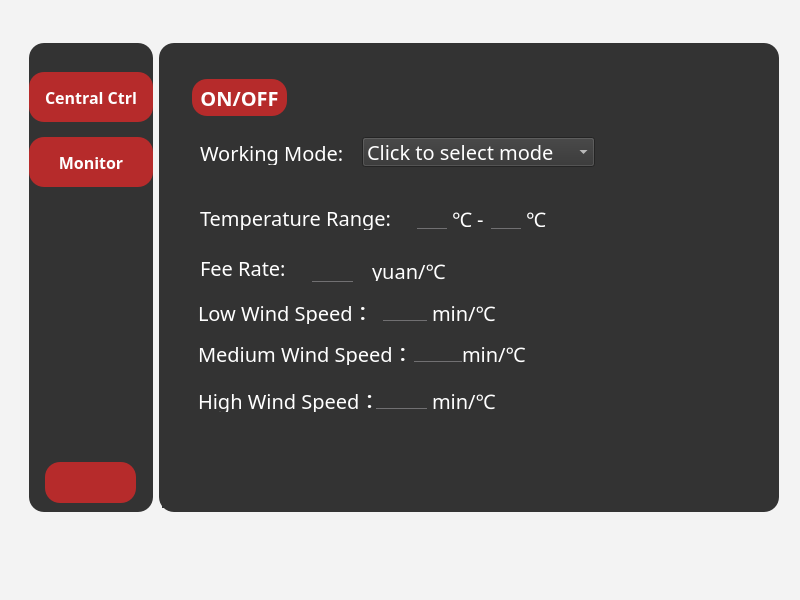
<?xml version="1.0" encoding="UTF-8"?>
<ui version="4.0">
 <class>Form</class>
 <widget class="QWidget" name="Form">
  <property name="geometry">
   <rect>
    <x>0</x>
    <y>0</y>
    <width>800</width>
    <height>600</height>
   </rect>
  </property>
  <property name="minimumSize">
   <size>
    <width>600</width>
    <height>400</height>
   </size>
  </property>
  <property name="maximumSize">
   <size>
    <width>1400</width>
    <height>1000</height>
   </size>
  </property>
  <property name="windowTitle">
   <string>波普特酒店温控系统</string>
  </property>
  <property name="windowIcon">
   <iconset resource="../img.qrc">
    <normaloff>:/icon/images/xiaohui.png</normaloff>:/icon/images/xiaohui.png</iconset>
  </property>
  <property name="styleSheet">
   <string notr="true">*{
	font-family:century gothic
}

#Form{
	background:url(:/picture/images/background.jpg);
}

QFrame
{
	background:#333;
	border-radius:15px;
}

QToolButton
{

background:red;
border-radius:60px;
}

QLabel
{
	color:white;
}

QPushButton
{
background:#B62B2B;
color:white;
border-radius:15px;
}

QPushButton:hover
{

color:red;
border-radius:15px;
background:#49ebff;
}

QLineEdit
{

background:transparent;
border:none;
color:white;
border-bottom:1px solid #717072;
}		

QStackedWidget
{

background-color:#333;
}		

QTableWidget::item
{
color:white;
background:#333;
}</string>
  </property>
  <widget class="QWidget" name="layoutWidget">
   <property name="geometry">
    <rect>
     <x>29</x>
     <y>43</y>
     <width>750</width>
     <height>469</height>
    </rect>
   </property>
   <property name="font">
    <font>
     <family>century gothic</family>
    </font>
   </property>
   <layout class="QHBoxLayout" name="horizontalLayout">
    <item>
     <widget class="QFrame" name="frame_left">
      <property name="sizePolicy">
       <sizepolicy hsizetype="Expanding" vsizetype="Expanding">
        <horstretch>1</horstretch>
        <verstretch>0</verstretch>
       </sizepolicy>
      </property>
      <property name="font">
       <font>
        <family>century gothic</family>
       </font>
      </property>
      <property name="frameShape">
       <enum>QFrame::StyledPanel</enum>
      </property>
      <property name="frameShadow">
       <enum>QFrame::Raised</enum>
      </property>
      <widget class="QPushButton" name="pushButton_central">
       <property name="geometry">
        <rect>
         <x>0</x>
         <y>29</y>
         <width>124</width>
         <height>50</height>
        </rect>
       </property>
       <property name="font">
        <font>
         <family>century gothic</family>
         <pointsize>12</pointsize>
         <bold>true</bold>
        </font>
       </property>
       <property name="text">
        <string>Central Ctrl</string>
       </property>
      </widget>
      <widget class="QPushButton" name="pushButton_branch">
       <property name="geometry">
        <rect>
         <x>0</x>
         <y>94</y>
         <width>124</width>
         <height>50</height>
        </rect>
       </property>
       <property name="font">
        <font>
         <family>century gothic</family>
         <pointsize>12</pointsize>
         <bold>true</bold>
        </font>
       </property>
       <property name="text">
        <string>Monitor</string>
       </property>
      </widget>
      <widget class="QPushButton" name="pushButton_return">
       <property name="geometry">
        <rect>
         <x>16</x>
         <y>419</y>
         <width>91</width>
         <height>41</height>
        </rect>
       </property>
       <property name="font">
        <font>
         <family>century gothic</family>
         <pointsize>16</pointsize>
        </font>
       </property>
       <property name="text">
        <string/>
       </property>
       <property name="icon">
        <iconset>
         <normaloff>../home.png</normaloff>../home.png</iconset>
       </property>
       <property name="iconSize">
        <size>
         <width>30</width>
         <height>30</height>
        </size>
       </property>
      </widget>
     </widget>
    </item>
    <item>
     <widget class="QFrame" name="frame_right">
      <property name="sizePolicy">
       <sizepolicy hsizetype="Expanding" vsizetype="Expanding">
        <horstretch>5</horstretch>
        <verstretch>0</verstretch>
       </sizepolicy>
      </property>
      <property name="font">
       <font>
        <family>century gothic</family>
       </font>
      </property>
      <property name="frameShape">
       <enum>QFrame::StyledPanel</enum>
      </property>
      <property name="frameShadow">
       <enum>QFrame::Raised</enum>
      </property>
      <widget class="QStackedWidget" name="stackedWidget">
       <property name="geometry">
        <rect>
         <x>3</x>
         <y>18</y>
         <width>603</width>
         <height>447</height>
        </rect>
       </property>
       <property name="font">
        <font>
         <family>century gothic</family>
         <bold>true</bold>
        </font>
       </property>
       <property name="styleSheet">
        <string notr="true">background:#333;
</string>
       </property>
       <property name="currentIndex">
        <number>1</number>
       </property>
       <widget class="QWidget" name="page_branch">
        <widget class="QTableWidget" name="tableWidget">
         <property name="geometry">
          <rect>
           <x>10</x>
           <y>0</y>
           <width>581</width>
           <height>431</height>
          </rect>
         </property>
         <property name="styleSheet">
          <string notr="true">QTableWidget::item
{
color:white;
background:#333;
}

QHeaderView::section {
    background:#333; /* 设置表头的背景颜色 */
    color: white;           /* 设置表头文本颜色 */
 

}

QTableCornerButton::section {
    background-color: #333; /* 设置左上角表头的背景颜色 */
    color: white;           /* 设置左上角表头的文本颜色 */
}</string>
         </property>
         <property name="editTriggers">
          <set>QAbstractItemView::AnyKeyPressed|QAbstractItemView::EditKeyPressed</set>
         </property>
        </widget>
       </widget>
       <widget class="QWidget" name="page_central">
        <widget class="QPushButton" name="pushButton_onoff">
         <property name="geometry">
          <rect>
           <x>30</x>
           <y>18</y>
           <width>95</width>
           <height>37</height>
          </rect>
         </property>
         <property name="font">
          <font>
           <family>century gothic</family>
           <pointsize>15</pointsize>
           <bold>true</bold>
          </font>
         </property>
         <property name="styleSheet">
          <string notr="true">background:#B62B2B</string>
         </property>
         <property name="text">
          <string>ON/OFF</string>
         </property>
        </widget>
        <widget class="QComboBox" name="comboBox_mode">
         <property name="geometry">
          <rect>
           <x>200</x>
           <y>76</y>
           <width>233</width>
           <height>30</height>
          </rect>
         </property>
         <property name="font">
          <font>
           <family>century gothic</family>
           <pointsize>15</pointsize>
          </font>
         </property>
         <property name="styleSheet">
          <string notr="true">color:white;</string>
         </property>
         <item>
          <property name="text">
           <string>Click to select mode</string>
          </property>
         </item>
         <item>
          <property name="text">
           <string>Cold</string>
          </property>
         </item>
         <item>
          <property name="text">
           <string>Warm</string>
          </property>
         </item>
        </widget>
        <widget class="QLabel" name="label_mode">
         <property name="geometry">
          <rect>
           <x>38</x>
           <y>80</y>
           <width>157</width>
           <height>24</height>
          </rect>
         </property>
         <property name="font">
          <font>
           <family>century gothic</family>
           <pointsize>15</pointsize>
          </font>
         </property>
         <property name="text">
          <string>Working Mode:</string>
         </property>
        </widget>
        <widget class="QLabel" name="label_range">
         <property name="geometry">
          <rect>
           <x>38</x>
           <y>145</y>
           <width>215</width>
           <height>24</height>
          </rect>
         </property>
         <property name="font">
          <font>
           <family>century gothic</family>
           <pointsize>15</pointsize>
          </font>
         </property>
         <property name="text">
          <string>Temperature Range:</string>
         </property>
        </widget>
        <widget class="QLineEdit" name="lineEdit_min">
         <property name="geometry">
          <rect>
           <x>255</x>
           <y>148</y>
           <width>30</width>
           <height>20</height>
          </rect>
         </property>
         <property name="font">
          <font>
           <family>century gothic</family>
           <pointsize>15</pointsize>
          </font>
         </property>
         <property name="styleSheet">
          <string notr="true"/>
         </property>
         <property name="text">
          <string/>
         </property>
        </widget>
        <widget class="QLabel" name="label_temp">
         <property name="geometry">
          <rect>
           <x>290</x>
           <y>150</y>
           <width>40</width>
           <height>16</height>
          </rect>
         </property>
         <property name="font">
          <font>
           <family>century gothic</family>
           <pointsize>15</pointsize>
          </font>
         </property>
         <property name="text">
          <string>℃ -</string>
         </property>
        </widget>
        <widget class="QLabel" name="label_temp2">
         <property name="geometry">
          <rect>
           <x>364</x>
           <y>150</y>
           <width>21</width>
           <height>16</height>
          </rect>
         </property>
         <property name="font">
          <font>
           <family>century gothic</family>
           <pointsize>15</pointsize>
          </font>
         </property>
         <property name="text">
          <string>℃</string>
         </property>
        </widget>
        <widget class="QLineEdit" name="lineEdit_max">
         <property name="geometry">
          <rect>
           <x>329</x>
           <y>148</y>
           <width>30</width>
           <height>20</height>
          </rect>
         </property>
         <property name="font">
          <font>
           <family>century gothic</family>
           <pointsize>15</pointsize>
          </font>
         </property>
         <property name="text">
          <string/>
         </property>
        </widget>
        <widget class="QLabel" name="label_price_2">
         <property name="geometry">
          <rect>
           <x>270</x>
           <y>242</y>
           <width>90</width>
           <height>20</height>
          </rect>
         </property>
         <property name="font">
          <font>
           <family>century gothic</family>
           <pointsize>15</pointsize>
          </font>
         </property>
         <property name="text">
          <string>min/℃</string>
         </property>
        </widget>
        <widget class="QLabel" name="label_setprice">
         <property name="geometry">
          <rect>
           <x>38</x>
           <y>195</y>
           <width>106</width>
           <height>24</height>
          </rect>
         </property>
         <property name="font">
          <font>
           <family>century gothic</family>
           <pointsize>15</pointsize>
          </font>
         </property>
         <property name="text">
          <string>Fee Rate:</string>
         </property>
        </widget>
        <widget class="QLineEdit" name="lineEdit_low">
         <property name="geometry">
          <rect>
           <x>214</x>
           <y>240</y>
           <width>51</width>
           <height>20</height>
          </rect>
         </property>
         <property name="font">
          <font>
           <family>century gothic</family>
           <pointsize>15</pointsize>
          </font>
         </property>
         <property name="text">
          <string/>
         </property>
        </widget>
        <widget class="QLabel" name="label_low">
         <property name="geometry">
          <rect>
           <x>36</x>
           <y>239</y>
           <width>185</width>
           <height>24</height>
          </rect>
         </property>
         <property name="font">
          <font>
           <family>century gothic</family>
           <pointsize>15</pointsize>
          </font>
         </property>
         <property name="text">
          <string>Low Wind Speed：</string>
         </property>
        </widget>
        <widget class="QLineEdit" name="lineEdit_middle">
         <property name="geometry">
          <rect>
           <x>249</x>
           <y>281</y>
           <width>51</width>
           <height>20</height>
          </rect>
         </property>
         <property name="font">
          <font>
           <family>century gothic</family>
           <pointsize>15</pointsize>
          </font>
         </property>
         <property name="text">
          <string/>
         </property>
        </widget>
        <widget class="QLabel" name="label_price2">
         <property name="geometry">
          <rect>
           <x>300</x>
           <y>283</y>
           <width>94</width>
           <height>20</height>
          </rect>
         </property>
         <property name="font">
          <font>
           <family>century gothic</family>
           <pointsize>15</pointsize>
          </font>
         </property>
         <property name="text">
          <string>min/℃</string>
         </property>
        </widget>
        <widget class="QLabel" name="label_middle">
         <property name="geometry">
          <rect>
           <x>36</x>
           <y>280</y>
           <width>216</width>
           <height>24</height>
          </rect>
         </property>
         <property name="font">
          <font>
           <family>century gothic</family>
           <pointsize>15</pointsize>
          </font>
         </property>
         <property name="text">
          <string>Medium Wind Speed：</string>
         </property>
        </widget>
        <widget class="QLabel" name="label_high">
         <property name="geometry">
          <rect>
           <x>36</x>
           <y>327</y>
           <width>186</width>
           <height>24</height>
          </rect>
         </property>
         <property name="font">
          <font>
           <family>century gothic</family>
           <pointsize>15</pointsize>
          </font>
         </property>
         <property name="text">
          <string>High Wind Speed：</string>
         </property>
        </widget>
        <widget class="QLineEdit" name="lineEdit_high">
         <property name="geometry">
          <rect>
           <x>214</x>
           <y>328</y>
           <width>51</width>
           <height>20</height>
          </rect>
         </property>
         <property name="font">
          <font>
           <family>century gothic</family>
           <pointsize>15</pointsize>
          </font>
         </property>
         <property name="text">
          <string/>
         </property>
        </widget>
        <widget class="QLabel" name="label_price3">
         <property name="geometry">
          <rect>
           <x>270</x>
           <y>330</y>
           <width>92</width>
           <height>20</height>
          </rect>
         </property>
         <property name="font">
          <font>
           <family>century gothic</family>
           <pointsize>15</pointsize>
          </font>
         </property>
         <property name="text">
          <string>min/℃</string>
         </property>
        </widget>
        <widget class="QLineEdit" name="lineEdit_fee">
         <property name="geometry">
          <rect>
           <x>150</x>
           <y>200</y>
           <width>41</width>
           <height>21</height>
          </rect>
         </property>
         <property name="font">
          <font>
           <family>century gothic</family>
           <pointsize>15</pointsize>
          </font>
         </property>
         <property name="text">
          <string/>
         </property>
        </widget>
        <widget class="QLabel" name="label_price_3">
         <property name="geometry">
          <rect>
           <x>210</x>
           <y>200</y>
           <width>90</width>
           <height>20</height>
          </rect>
         </property>
         <property name="font">
          <font>
           <family>century gothic</family>
           <pointsize>15</pointsize>
          </font>
         </property>
         <property name="text">
          <string>yuan/℃</string>
         </property>
        </widget>
       </widget>
      </widget>
     </widget>
    </item>
   </layout>
  </widget>
  <widget class="QTextBrowser" name="textBrowser_3">
   <property name="geometry">
    <rect>
     <x>-30</x>
     <y>-10</y>
     <width>1021</width>
     <height>821</height>
    </rect>
   </property>
   <property name="font">
    <font>
     <family>century gothic</family>
     <bold>true</bold>
    </font>
   </property>
   <property name="styleSheet">
    <string notr="true">background-color: rgba(255, 255, 255, 60);</string>
   </property>
  </widget>
  <zorder>textBrowser_3</zorder>
  <zorder>layoutWidget</zorder>
 </widget>
 <resources>
  <include location="../img.qrc"/>
 </resources>
 <connections/>
</ui>
